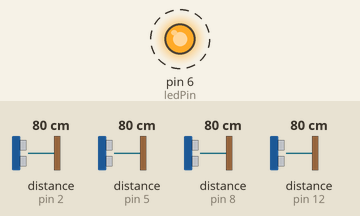
Simulated run of this sketch. Board: Arduino Uno, built with avr-gcc and run on an emulated ATmega328P. Parts: output pins drawn as LEDs (lit = HIGH). Wiring (inferred from the names in the program): 4 × ultrasonic range finder: trigger pin 3, echo pin 2 / trigger pin 4, echo pin 5 / trigger pin 9, echo pin 8 / trigger pin 13, echo pin 12. Dashed ring = blinking. The test bench sets the inputs (shaded band); at power-on: distance to the obstacle (sensors on pin 2, pin 5, pin 8, pin 12) 80 cm. The echo pulse lasts 58.3 µs per cm; pins used as bus, display or sensor lines are not drawn; what the sketch prints to the serial monitor is not drawn.

Above: at 0.89 s.
1.6 s: distance to the obstacle (sensor on pin 2) set to 250 cm
5.1 s: distance to the obstacle (sensor on pin 5) set to 250 cm
8.6 s: distance to the obstacle (sensor on pin 8) set to 250 cm
Timing chart, 0 to 18.1 s (numbered marks = the images above; inputs shaded):
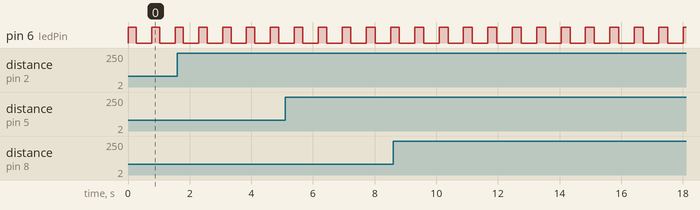

Measured:
- by itself, pin 6 (ledPin): alternates HIGH for 0.29 s and LOW for 0.50 s

The sketch:

4sensors_base_code.ino
```cpp
const int trigPins[4] = {13, 9, 4, 3};
const int echoPins[4] = {12, 8, 5, 2};

const char* sensorNames[4] = {
  "Front 1",
  "Front 2",
  "Left",
  "Right"
};

const int ledPin = 6;

void setup() {
  Serial.begin(115200);

  for (int i = 0; i < 4; i++) {
    pinMode(trigPins[i], OUTPUT);
    pinMode(echoPins[i], INPUT);
    digitalWrite(trigPins[i], LOW);
  }

  pinMode(ledPin, OUTPUT);
  digitalWrite(ledPin, LOW);

  Serial.println("4 SENSOR TEST");
}

float readDistance(int sensor) {
  digitalWrite(trigPins[sensor], LOW);
  delayMicroseconds(2);

  digitalWrite(trigPins[sensor], HIGH);
  delayMicroseconds(10);
  digitalWrite(trigPins[sensor], LOW);

  unsigned long duration = pulseIn(
    echoPins[sensor], HIGH, 15000UL
  );

  if (duration == 0) {
    return -1;
  }

  return duration * 0.1715;
}

void loop() {
  digitalWrite(ledPin, HIGH);

  for (int i = 0; i < 4; i++) {
    float distance = readDistance(i);

    Serial.print(sensorNames[i]);
    Serial.print(": ");

    if (distance < 0) {
      Serial.println("NO ECHO");
    } else {
      Serial.print(distance, 1);
      Serial.println(" mm");
    }

    delay(60);
  }

  digitalWrite(ledPin, LOW);

  Serial.println("--------------------");
  delay(500);
}
```
